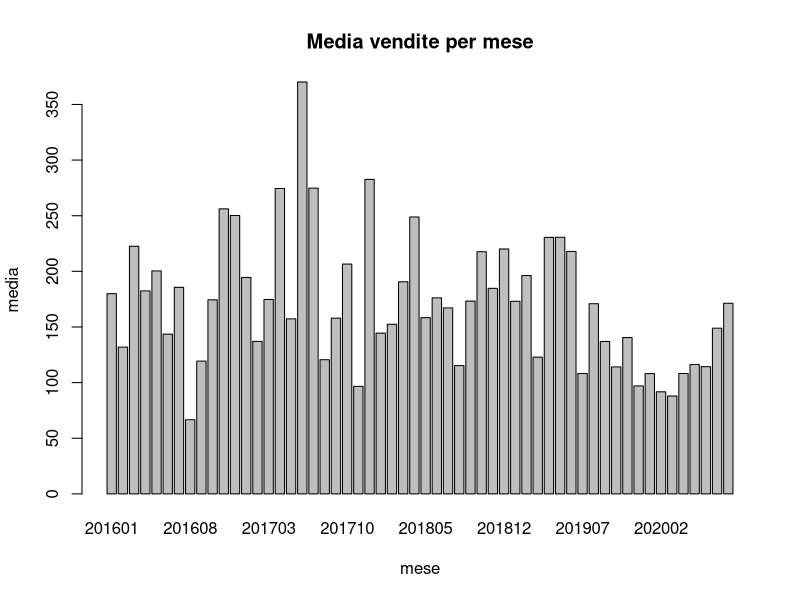

The R script that drew this image:
#lettura file csv
#si presume che il file sia posto nella stessa cartella
ordini = read.csv("Ordini.csv", header = FALSE, sep = ",")

#estrazione vendite
vendite = ordini[ordini[1] == "BUONO.PRELIEVO" | ordini[1] == "FATTURA",]

#isola mese e anno nel campo data
vendite[2] = substr(vendite[,2],1,6)

#calcolo media per anno_mese
media_annomese = aggregate(vendite[,3],by=vendite[2],FUN=function(x) {round(mean(x), digits=2)})

#mostra a video ed esporta come csv
colnames(media_annomese) <- c('Mese','Media vendite')
print(media_annomese)
write.csv(media_annomese,"mediamesi.csv", row.names = FALSE)

#rendering grafico
jpeg('mediamesi.jpg')
barplot(unlist(media_annomese [2]), main = "Media vendite per mese", xlab="mese", ylab="media", names.arg = unlist(media_annomese [1]))
dev.off()